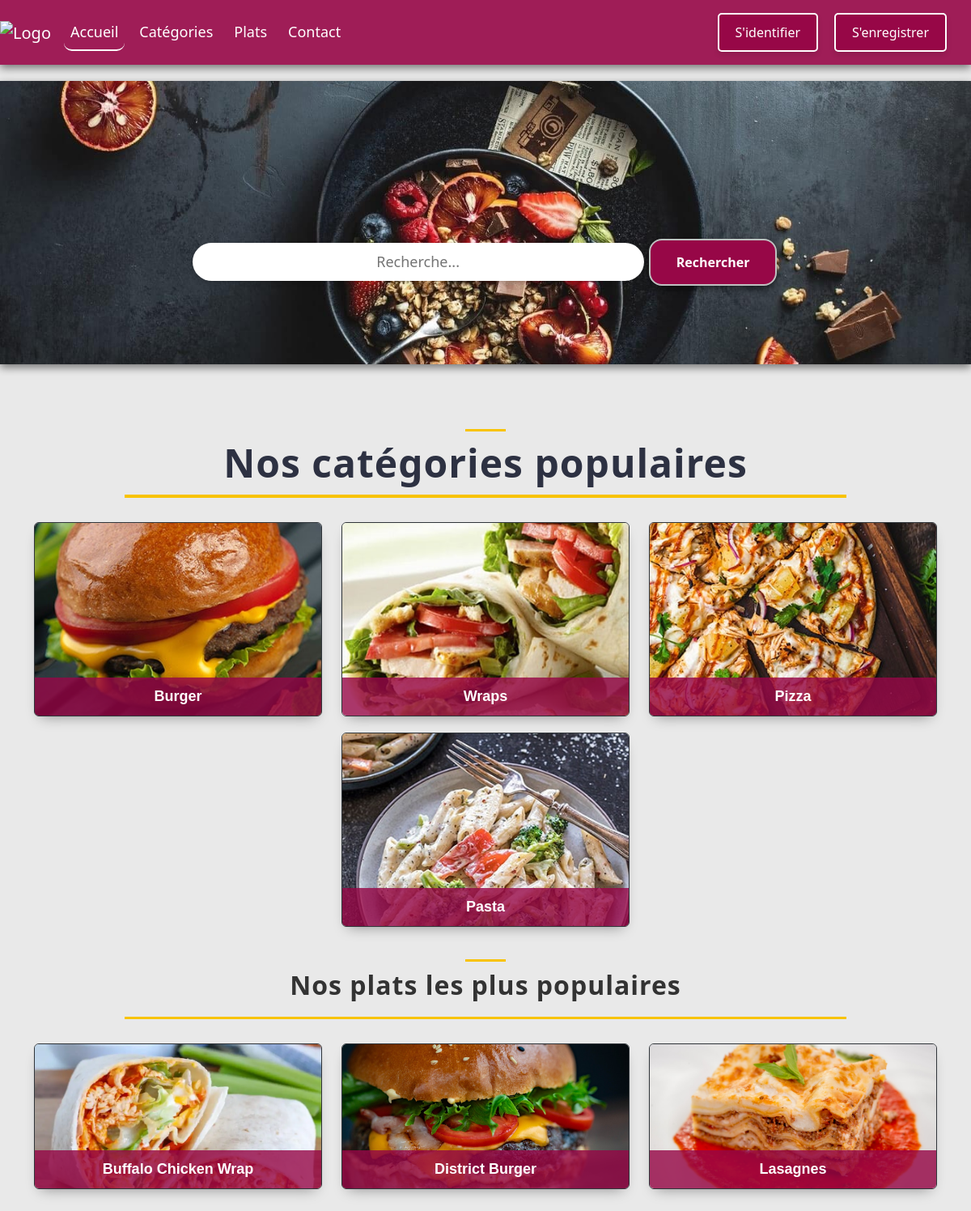
The page / on the database its author committed.
### tables this page shows
CREATE TABLE `categorie` (
  `id` int AUTO_INCREMENT PRIMARY KEY,
  `libelle` varchar(100) NOT NULL,
  `image` varchar(255) NOT NULL,
  `active` varchar(10) NOT NULL
);

CREATE TABLE `plat` (
  `id` int AUTO_INCREMENT PRIMARY KEY,
  `libelle` varchar(100) NOT NULL,
  `description` text NOT NULL,
  `prix` decimal(10,2) NOT NULL,
  `image` varchar(255) NOT NULL,
  `id_categorie` int NOT NULL,
  `active` varchar(10) NOT NULL,
  FOREIGN KEY (id_categorie) REFERENCES categorie(id)
);

### DAO.php (called while the page is built, shortened)
<?php
function get_popular_categories($limit = 6) {
    $database = new Database();
    $db = $database->getConnection();
    $query = "
        SELECT categorie.id, categorie.libelle, categorie.image, SUM(commande.quantite) as total_quantity
        FROM categorie
        JOIN plat ON categorie.id = plat.id_categorie
        JOIN commande ON plat.id = commande.id_plat
        WHERE categorie.active = 'Yes'
        GROUP BY categorie.id
        ORDER BY total_quantity DESC
        LIMIT :limit
    ";
    $stmt = $db->prepare($query);
    $stmt->bindParam(':limit', $limit, PDO::PARAM_INT);
    $stmt->execute();
    return $stmt->fetchAll(PDO::FETCH_ASSOC);
}
function get_most_sold_dishes()
{
    $database = new Database();
    $db = $database->getConnection();
    $query = "SELECT plat.*, SUM(commande.quantite) AS total_sold
              FROM plat
              JOIN commande ON plat.id = commande.id_plat
              WHERE plat.active = 'Yes'
              GROUP BY plat.id
              ORDER BY total_sold DESC
              LIMIT 6";
    $stmt = $db->prepare($query);
    $stmt->execute();
    $dishes = $stmt->fetchAll(PDO::FETCH_ASSOC);
    return $dishes;
}
?>

### index.php (the view, shortened to what this page needs)
<?php
include 'DAO.php';
include './template/functions.php';
?>
<?php render_header(); ?>
<div class="search-bar">
    <div class="container text-center">
        <form action="search.php" method="get">
            <input type="text" name="query" class="search-input" placeholder="Recherche...">
            <button type="submit" class="custom-search-button">Rechercher</button>
        </form>
    </div>
</div>
<div class="container main-content-container homepage">
    <h2 class="section-title">Nos catégories populaires</h2>
    <div class="row justify-content-center category-row">
        <?php
        $categories = get_popular_categories();
        if (!empty($categories)) {
            foreach ($categories as $category) :
        ?>
                <div class="col-md-4">
                    <a href="plats.php?category_id=<?= $category['id'] ?>" class="category-card-link">
                        <div class="profile-card-2">
                            <img src="src/img/category/<?= $category['image'] ?>" alt="Catégorie <?= $category['libelle'] ?>" class="img img-responsive">
                            <div class="profile-name"><?= $category['libelle'] ?></div>
                        </div>
                    </a>
                </div>
        <?php
            endforeach;
        }
        ?>
    </div>
    <h2 class="section-title2">Nos plats les plus populaires</h2>
    <div class="row justify-content-center dish-row">
        <?php
        $dishes = get_most_sold_dishes();
        if (!empty($dishes)) {
            foreach ($dishes as $dish) :
        ?>
                <div class="col-md-4">
                    <a href="orders.php?id=<?= $dish['id'] ?>" class="dish-card-link">
                        <div class="profile-card-3">
                            <img src="src/img/food/<?= $dish['image'] ?>" alt="Plat <?= $dish['libelle'] ?>" class="img img-responsive">
                            <div class="profile-name"><?= $dish['libelle'] ?></div>
                        </div>
                    </a>
                </div>
        <?php
            endforeach;
        }
        ?>
    </div>
</div>
<?php render_footer(); ?>

### template/functions.php (shortened to what this page needs)
<?php
function render_header()
{
    $current_page = basename($_SERVER['SCRIPT_NAME']);
?>
    <!DOCTYPE html>
    <html lang="fr">
    <head>
        <link href="https://cdn.jsdelivr.net/npm/bootstrap@5.3.0/dist/css/bootstrap.min.css" rel="stylesheet">
        <link rel="stylesheet" href="https://cdnjs.cloudflare.com/ajax/libs/font-awesome/6.4.0/css/all.min.css">
        <link rel="stylesheet" href="./assets/css/style.css">
    </head>
    <body>
        <nav class="navbar navbar-expand-lg navbar-dark bg-light">
            <a class="navbar-brand"><img src="../src/img/the_district_brand/logo_transp.png" alt="Logo" height="60"></a>
            <div class="collapse navbar-collapse" id="navbarNav">
                <ul class="navbar-nav mr-auto">
                    <li class="nav-item">
                        <a class="nav-link <?php echo $current_page === 'index.php' ? 'active' : ''; ?>" href="index.php">Accueil</a>
                    </li>
                    <li class="nav-item">
                        <a class="nav-link <?php echo $current_page === 'categories.php' ? 'active' : ''; ?>" href="categories.php">Catégories</a>
                    </li>
                    <li class="nav-item">
                        <a class="nav-link <?php echo $current_page === 'plats.php' ? 'active' : ''; ?>" href="plats.php">Plats</a>
                    </li>
                    <li class="nav-item">
                        <a class="nav-link <?php echo $current_page === 'contact.php' ? 'active' : ''; ?>" href="contact.php">Contact</a>
                    </li>
                </ul>
                <ul class="navbar-nav ms-auto">
                    <?php if (isset($_SESSION['user'])) : ?>
                        <li class="nav-item d-flex align-items-center">
                            <span class="nav-message">Bonjour, <?php echo htmlspecialchars($_SESSION['user']['nom_prenom']); ?></span>
                        </li>
                        <?php if (isset($_SESSION['user']['role']) && $_SESSION['user']['role'] === 'admin') : ?>
                            <li class="nav-item d-flex align-items-center">
                                <a class="btn custom-dashboard-btn" href="admin_dashboard.php">Tableau de bord</a>
                            </li>
                        <?php endif; ?>
                        <li class="nav-item d-flex align-items-center">
                            <a class="btn custom-logoff-btn" href="logout.php">Se déconnecter</a>
                        </li>
                    <?php else : ?>
                        <li class="nav-item">
                            <a class="btn custom-login-btn" href="login.php">S'identifier</a>
                        </li>
                        <li class="nav-item">
                            <a class="btn custom-signup-btn" href="signup.php">S'enregistrer</a>
                        </li>
                    <?php endif; ?>
                </ul>
            </div>
        </nav>
    <?php
}
function render_footer()
{
    ?>
    </body>
    </html>
<?php
}
?>

### assets/css/style.css (style rules this page uses)
body { background-color: #e9e9e9; }
.search-bar { background-image: url("../../src/img/fosyyyy.jpg"); background-size: cover; background-position: center; background-repeat: no-repeat; height: 350px; margin-top: 20px; box-shadow: 0px 4px 10px rgba(0, 0, 0, 0.5); }
.search-input { width: 50%; padding: 10px; font-size: 18px; border-radius: 30px; border: none; box-shadow: 0 2px 5px rgba(0, 0, 0, 0.2); margin-top: 200px; text-align: center; }
.navbar { background-color: rgba( 151, 7, 71, 0.9 ) !important; height: 80px; box-shadow: 0px 4px 10px rgba(0, 0, 0, 0.5); }
.navbar-brand img { object-fit: contain; }
.navbar-nav.mr-auto { flex-grow: 2; }
.nav-link { color: #ffffff !important; font-size: 18px; margin-right: 10px; border-radius: 10px; }
.nav-link.active { border-bottom: 2px solid #ffffff; }
.section-title, .section-title2 { text-align: center; padding: 20px; margin: 0 auto 30px; max-width: 80%; font-weight: bold; color: #333; letter-spacing: 1px; border-bottom: 3px solid #f8c301; }
.section-title::before, .section-title2::before { content: ""; display: block; margin: 0 auto 10px; width: 50px; height: 3px; background-color: #f8c301; }
.category-card-link, .dish-card-link { display: block; text-decoration: none; color: inherit; }
.profile-card-2 { position: relative; overflow: hidden; border: 1px solid #30353a; width: 100%; box-shadow: 0 8px 16px -8px rgba(0, 0, 0, 0.4); border-radius: 6px; margin-bottom: 20px; height: 240px; }
.profile-card-2 img { height: 100%; width: 100%; object-fit: cover; transition: all 0.4s cubic-bezier(0.645, 0.045, 0.355, 1); }
.profile-card-2 .profile-name { position: absolute; bottom: 0; left: 0; width: 100%; padding: 10px 10px; color: #fff; text-align: center; background-color: rgba(151, 7, 71, 0.8); font-family: "Arial", sans-serif; font-size: 18px; font-weight: bold; transform: translateY(0); transition: all 0.4s cubic-bezier(0.645, 0.045, 0.355, 1); }
.profile-card-3 { position: relative; overflow: hidden; border: 1px solid #30353a; width: 100%; box-shadow: 0 8px 16px -8px rgba(0, 0, 0, 0.4); border-radius: 6px; margin-bottom: 20px; height: 180px; }
.profile-card-3 img { height: 100%; width: 100%; object-fit: cover; transition: all 0.4s cubic-bezier(0.645, 0.045, 0.355, 1); }
.profile-card-3 .profile-name { position: absolute; bottom: 0; left: 0; width: 100%; padding: 10px 10px; color: #fff; text-align: center; background-color: rgba(151, 7, 71, 0.8); font-family: "Arial", sans-serif; font-size: 18px; font-weight: bold; transform: translateY(0); transition: all 0.4s cubic-bezier(0.645, 0.045, 0.355, 1); }
.main-content-container { margin-top: 60px; margin-bottom: 60px; }
.section-title { font-size: 3em; margin-bottom: 30px; text-align: center; color: #2d3142; font-weight: 600; border-bottom: 4px solid #f8c301; padding-bottom: 10px; }
.custom-search-button { background-color: #970747; border: none; color: white; padding: 15px 32px; text-align: center; text-decoration: none; display: inline-block; font-size: 16px; margin: 4px 2px; cursor: pointer; border-radius: 16px; font-weight: 600; box-shadow: 0px 4px 10px rgba(0, 0, 0, 0.5); border: 2px solid #bfc0c0; }
.custom-login-btn, .custom-logoff-btn, .custom-signup-btn, .custom-dashboard-btn { background-color: #970747; color: #ffffff; padding: 10px 20px; border: 2px solid #ffffff; border-radius: 5px; font-size: 16px; text-decoration: none; transition: background-color 0.3s ease, box-shadow 0.3s ease; margin-right: 10px; margin-left: 10px; box-shadow: 0 4px 6px rgba(0, 0, 0, 0.1); }
.navbar-nav.ms-auto { margin-right: 20px; }

### rows shown on the page
categorie: image (picture), libelle "Burger"
categorie: image (picture), libelle "Wraps"
categorie: image (picture), libelle "Pizza"
categorie: image (picture), libelle "Pasta"
plat: image (picture), libelle "Buffalo Chicken Wrap"
plat: image (picture), libelle "District Burger"
plat: image (picture), libelle "Lasagnes"
